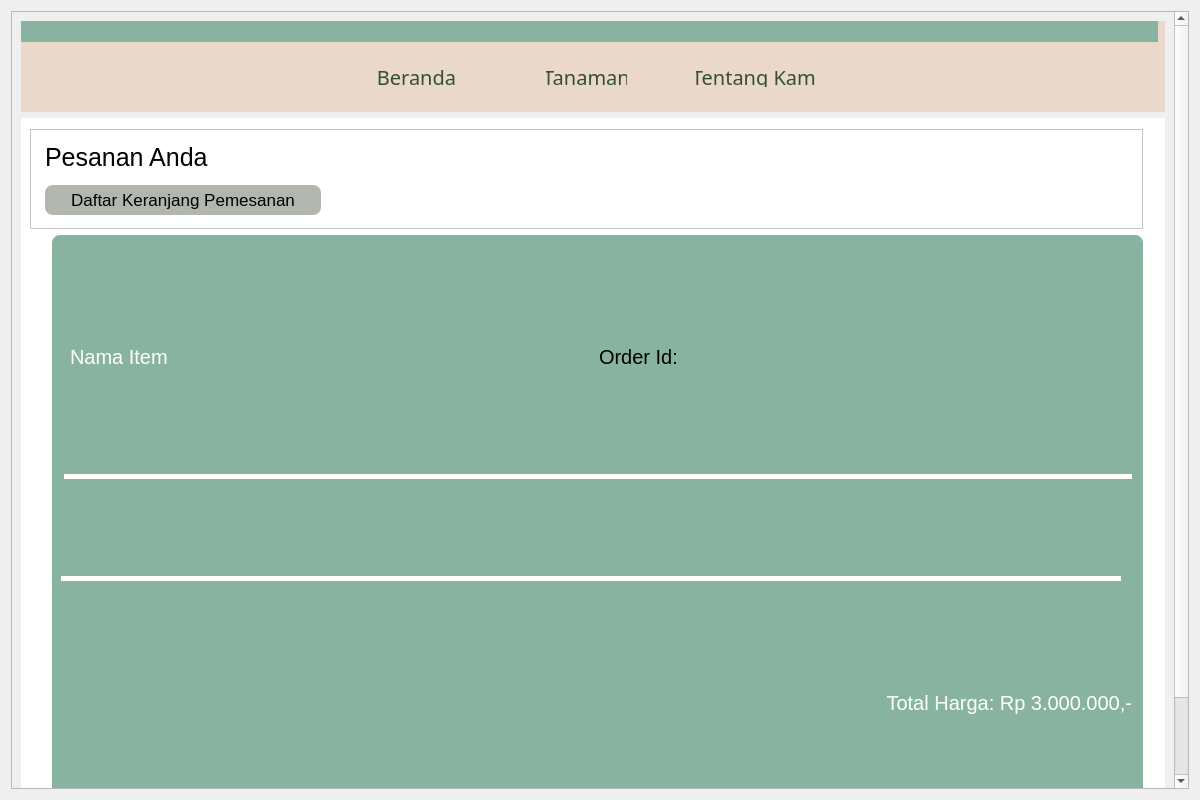
<?xml version="1.0" encoding="UTF-8"?>
<ui version="4.0">
 <class>Form</class>
 <widget class="QWidget" name="Form">
  <property name="geometry">
   <rect>
    <x>0</x>
    <y>0</y>
    <width>1200</width>
    <height>800</height>
   </rect>
  </property>
  <property name="minimumSize">
   <size>
    <width>1200</width>
    <height>800</height>
   </size>
  </property>
  <property name="windowTitle">
   <string>Form</string>
  </property>
  <layout class="QVBoxLayout" name="verticalLayout_2">
   <item>
    <widget class="QScrollArea" name="scrollArea">
     <property name="styleSheet">
      <string notr="true"/>
     </property>
     <property name="widgetResizable">
      <bool>true</bool>
     </property>
     <widget class="QWidget" name="scrollAreaWidgetContents">
      <property name="geometry">
       <rect>
        <x>0</x>
        <y>-48</y>
        <width>1159</width>
        <height>870</height>
       </rect>
      </property>
      <layout class="QVBoxLayout" name="verticalLayout">
       <item>
        <widget class="QFrame" name="navbar">
         <property name="minimumSize">
          <size>
           <width>0</width>
           <height>91</height>
          </size>
         </property>
         <property name="maximumSize">
          <size>
           <width>16777215</width>
           <height>91</height>
          </size>
         </property>
         <property name="styleSheet">
          <string notr="true">QFrame#navbar{
	background-color: rgb(234, 216, 202);
   
    border-style: outset;
    padding: 5px;
}</string>
         </property>
         <property name="frameShape">
          <enum>QFrame::StyledPanel</enum>
         </property>
         <property name="frameShadow">
          <enum>QFrame::Raised</enum>
         </property>
         <widget class="QPushButton" name="berandaButton">
          <property name="geometry">
           <rect>
            <x>350</x>
            <y>40</y>
            <width>91</width>
            <height>31</height>
           </rect>
          </property>
          <property name="font">
           <font>
            <family>Sansita</family>
            <pointsize>15</pointsize>
           </font>
          </property>
          <property name="styleSheet">
           <string notr="true">QPushButton {
    border: 0px solid #555;
    border-radius: 15px;
    border-style: outset;
    padding: 5px;
	color : rgb(53, 78, 59);
    background-color :  rgb(234, 216, 202);
    }

QPushButton:hover {
	color : white;
    }</string>
          </property>
          <property name="text">
           <string>Beranda</string>
          </property>
          <property name="checkable">
           <bool>false</bool>
          </property>
         </widget>
         <widget class="QPushButton" name="tanamanButton">
          <property name="geometry">
           <rect>
            <x>520</x>
            <y>40</y>
            <width>91</width>
            <height>31</height>
           </rect>
          </property>
          <property name="font">
           <font>
            <family>Sansita</family>
            <pointsize>15</pointsize>
           </font>
          </property>
          <property name="styleSheet">
           <string notr="true">QPushButton {
    border: 0px solid #555;
    border-radius: 15px;
    border-style: outset;
    padding: 5px;
	color :  rgb(53, 78, 59);
    background-color :  rgb(234, 216, 202);
    }

QPushButton:hover {
	color : white;
    }</string>
          </property>
          <property name="text">
           <string>Tanaman</string>
          </property>
          <property name="checkable">
           <bool>false</bool>
          </property>
         </widget>
         <widget class="QPushButton" name="aboutButton">
          <property name="geometry">
           <rect>
            <x>670</x>
            <y>40</y>
            <width>131</width>
            <height>31</height>
           </rect>
          </property>
          <property name="font">
           <font>
            <family>Sansita</family>
            <pointsize>15</pointsize>
           </font>
          </property>
          <property name="styleSheet">
           <string notr="true">QPushButton {
    border: 0px solid #555;
    border-radius: 15px;
    border-style: outset;
    padding: 5px;
	color : rgb(53, 78, 59);
    background-color :  rgb(234, 216, 202);
    }

QPushButton:hover {
	color : white;
    }</string>
          </property>
          <property name="text">
           <string>Tentang Kami</string>
          </property>
          <property name="checkable">
           <bool>false</bool>
          </property>
         </widget>
         <widget class="QLabel" name="search">
          <property name="geometry">
           <rect>
            <x>930</x>
            <y>40</y>
            <width>31</width>
            <height>31</height>
           </rect>
          </property>
          <property name="text">
           <string/>
          </property>
          <property name="pixmap">
           <pixmap>../../img/Search.png</pixmap>
          </property>
          <property name="scaledContents">
           <bool>true</bool>
          </property>
         </widget>
         <widget class="QLabel" name="account">
          <property name="geometry">
           <rect>
            <x>980</x>
            <y>35</y>
            <width>31</width>
            <height>41</height>
           </rect>
          </property>
          <property name="text">
           <string/>
          </property>
          <property name="pixmap">
           <pixmap>../../img/User.png</pixmap>
          </property>
          <property name="scaledContents">
           <bool>true</bool>
          </property>
         </widget>
         <widget class="QLabel" name="notification">
          <property name="geometry">
           <rect>
            <x>1030</x>
            <y>40</y>
            <width>31</width>
            <height>31</height>
           </rect>
          </property>
          <property name="text">
           <string/>
          </property>
          <property name="pixmap">
           <pixmap>../../img/Doorbell.png</pixmap>
          </property>
          <property name="scaledContents">
           <bool>true</bool>
          </property>
         </widget>
         <widget class="QLabel" name="keranjang">
          <property name="geometry">
           <rect>
            <x>1080</x>
            <y>30</y>
            <width>31</width>
            <height>51</height>
           </rect>
          </property>
          <property name="text">
           <string/>
          </property>
          <property name="pixmap">
           <pixmap>../../img/Shopping Cart.png</pixmap>
          </property>
          <property name="scaledContents">
           <bool>true</bool>
          </property>
         </widget>
         <widget class="QFrame" name="frame_2">
          <property name="geometry">
           <rect>
            <x>0</x>
            <y>0</y>
            <width>1137</width>
            <height>21</height>
           </rect>
          </property>
          <property name="styleSheet">
           <string notr="true">QFrame#frame_2{
	background-color: rgb(136, 179, 160);
   
    border-style: outset;
    padding: 5px;
}</string>
          </property>
          <property name="frameShape">
           <enum>QFrame::StyledPanel</enum>
          </property>
          <property name="frameShadow">
           <enum>QFrame::Raised</enum>
          </property>
         </widget>
        </widget>
       </item>
       <item>
        <widget class="QWidget" name="resizeParent" native="true">
         <property name="minimumSize">
          <size>
           <width>0</width>
           <height>750</height>
          </size>
         </property>
         <property name="autoFillBackground">
          <bool>false</bool>
         </property>
         <property name="styleSheet">
          <string notr="true">background:#FFFFFF;</string>
         </property>
         <layout class="QVBoxLayout" name="verticalLayout_3">
          <property name="topMargin">
           <number>11</number>
          </property>
          <property name="rightMargin">
           <number>22</number>
          </property>
          <property name="bottomMargin">
           <number>11</number>
          </property>
          <item>
           <widget class="QFrame" name="frame">
            <property name="maximumSize">
             <size>
              <width>16777215</width>
              <height>100</height>
             </size>
            </property>
            <property name="layoutDirection">
             <enum>Qt::LeftToRight</enum>
            </property>
            <property name="frameShape">
             <enum>QFrame::StyledPanel</enum>
            </property>
            <property name="frameShadow">
             <enum>QFrame::Raised</enum>
            </property>
            <layout class="QVBoxLayout" name="verticalLayout_4">
             <property name="leftMargin">
              <number>14</number>
             </property>
             <property name="topMargin">
              <number>5</number>
             </property>
             <item>
              <widget class="QLabel" name="label">
               <property name="maximumSize">
                <size>
                 <width>16777215</width>
                 <height>40</height>
                </size>
               </property>
               <property name="styleSheet">
                <string notr="true">/* Pesanan Anda */

position: absolute;
width: 170px;
height: 36px;
left: 74px;
top: 174px;

font-family: 'Sansita';
font-style: normal;
font-weight: 400;
font-size: 25px;
line-height: 36px;
/* identical to box height */

color: #000000;

</string>
               </property>
               <property name="text">
                <string>Pesanan Anda</string>
               </property>
              </widget>
             </item>
             <item>
              <widget class="QLabel" name="label_5">
               <property name="minimumSize">
                <size>
                 <width>275</width>
                 <height>30</height>
                </size>
               </property>
               <property name="maximumSize">
                <size>
                 <width>276</width>
                 <height>30</height>
                </size>
               </property>
               <property name="layoutDirection">
                <enum>Qt::LeftToRight</enum>
               </property>
               <property name="styleSheet">
                <string notr="true">/* Rectangle 3 */

position: absolute;
width: 342px;
height: 25px;
left: 80px;
top: 227px;

background: #B1B6AF;
border-radius: 8px;


/* Daftar Keranjang Pemesanan */

position: absolute;
width: 236px;
height: 24px;
left: 144px;
top: 228px;

font-family: 'Sansita';
font-style: normal;
font-weight: 400;
font-size: 17px;
line-height: 24px;
/* identical to box height */

color: #000000;</string>
               </property>
               <property name="text">
                <string>Daftar Keranjang Pemesanan</string>
               </property>
               <property name="scaledContents">
                <bool>false</bool>
               </property>
               <property name="alignment">
                <set>Qt::AlignCenter</set>
               </property>
              </widget>
             </item>
            </layout>
           </widget>
          </item>
          <item>
           <widget class="QFrame" name="frame_7">
            <property name="minimumSize">
             <size>
              <width>100</width>
              <height>100</height>
             </size>
            </property>
            <property name="maximumSize">
             <size>
              <width>1091</width>
              <height>16777215</height>
             </size>
            </property>
            <property name="layoutDirection">
             <enum>Qt::RightToLeft</enum>
            </property>
            <property name="styleSheet">
             <string notr="true">/* Frame 4 */

position: absolute;
width: 1291px;
height: 673px;
left: 74px;
top: 269px;

background: #88B3A0;
border-radius: 8px;


</string>
            </property>
            <property name="frameShape">
             <enum>QFrame::StyledPanel</enum>
            </property>
            <property name="frameShadow">
             <enum>QFrame::Raised</enum>
            </property>
            <layout class="QVBoxLayout" name="verticalLayout_13">
             <property name="topMargin">
              <number>11</number>
             </property>
             <property name="rightMargin">
              <number>11</number>
             </property>
             <property name="bottomMargin">
              <number>0</number>
             </property>
             <item>
              <widget class="QWidget" name="namaKeranjang" native="true">
               <property name="minimumSize">
                <size>
                 <width>0</width>
                 <height>40</height>
                </size>
               </property>
               <property name="maximumSize">
                <size>
                 <width>16777215</width>
                 <height>40</height>
                </size>
               </property>
               <layout class="QHBoxLayout" name="horizontalLayout_6">
                <item>
                 <widget class="QLabel" name="orderId">
                  <property name="maximumSize">
                   <size>
                    <width>1000</width>
                    <height>16777215</height>
                   </size>
                  </property>
                  <property name="baseSize">
                   <size>
                    <width>10000</width>
                    <height>0</height>
                   </size>
                  </property>
                  <property name="styleSheet">
                   <string notr="true">/* Order ID : XXXXXXX */

position: absolute;
width: 151px;
height: 24px;
left: 1104px;
top: 16px;

font-family: 'Sansita';
font-style: normal;
font-weight: 400;
font-size: 20px;
line-height: 24px;
/* identical to box height */

color: #000000;

</string>
                  </property>
                  <property name="text">
                   <string>Order Id: </string>
                  </property>
                 </widget>
                </item>
                <item>
                 <widget class="QLabel" name="namaItem">
                  <property name="styleSheet">
                   <string notr="true">/* Order ID : XXXXXXX */

position: absolute;
width: 151px;
height: 24px;
left: 1104px;
top: 16px;

font-family: 'Sansita';
font-style: normal;
font-weight: 400;
font-size: 20px;
line-height: 24px;
/* identical to box height */

color: #FFFFFF;

</string>
                  </property>
                  <property name="text">
                   <string>Nama Item</string>
                  </property>
                 </widget>
                </item>
               </layout>
              </widget>
             </item>
             <item>
              <widget class="Line" name="line">
               <property name="minimumSize">
                <size>
                 <width>1068</width>
                 <height>0</height>
                </size>
               </property>
               <property name="maximumSize">
                <size>
                 <width>1068</width>
                 <height>5</height>
                </size>
               </property>
               <property name="styleSheet">
                <string notr="true">/* Line 1 */

position: absolute;
width: 1240px;
height: 0px;
left: 25px;
top: 20px;
background-color: rgb(255, 255, 255);
</string>
               </property>
               <property name="orientation">
                <enum>Qt::Horizontal</enum>
               </property>
              </widget>
             </item>
             <item>
              <layout class="QVBoxLayout" name="itemsKeranjang"/>
             </item>
             <item>
              <widget class="Line" name="line_2">
               <property name="maximumSize">
                <size>
                 <width>1060</width>
                 <height>5</height>
                </size>
               </property>
               <property name="layoutDirection">
                <enum>Qt::LeftToRight</enum>
               </property>
               <property name="styleSheet">
                <string notr="true">/* Line 1 */

position: absolute;
width: 1240px;
height: 0px;
left: 25px;
top: 20px;
background-color: rgb(255, 255, 255);
</string>
               </property>
               <property name="orientation">
                <enum>Qt::Horizontal</enum>
               </property>
              </widget>
             </item>
             <item>
              <widget class="QLabel" name="totalHarga">
               <property name="minimumSize">
                <size>
                 <width>0</width>
                 <height>50</height>
                </size>
               </property>
               <property name="maximumSize">
                <size>
                 <width>16777215</width>
                 <height>50</height>
                </size>
               </property>
               <property name="layoutDirection">
                <enum>Qt::RightToLeft</enum>
               </property>
               <property name="styleSheet">
                <string notr="true">/* Order ID : XXXXXXX */

position: absolute;
width: 151px;
height: 24px;
left: 1104px;
top: 16px;

font-family: 'Sansita';
font-style: normal;
font-weight: 400;
font-size: 20px;
line-height: 24px;
/* identical to box height */

color: #FFFFFF;

</string>
               </property>
               <property name="text">
                <string>Total Harga: Rp 3.000.000,-</string>
               </property>
               <property name="alignment">
                <set>Qt::AlignRight|Qt::AlignTrailing|Qt::AlignVCenter</set>
               </property>
              </widget>
             </item>
            </layout>
           </widget>
          </item>
          <item>
           <widget class="QPushButton" name="konfirmasiPengajuan">
            <property name="minimumSize">
             <size>
              <width>344</width>
              <height>30</height>
             </size>
            </property>
            <property name="maximumSize">
             <size>
              <width>344</width>
              <height>30</height>
             </size>
            </property>
            <property name="layoutDirection">
             <enum>Qt::RightToLeft</enum>
            </property>
            <property name="styleSheet">
             <string notr="true">/* Frame 4 */
QPushButton {
position: absolute;
width: 351px;
height: 45px;
left: 1014px;
top: 976px;

background: #769D8A;
border-radius: 8px;


/* Konfirmasi Pengajuan Penyewaan */

position: absolute;
width: 273px;
height: 24px;
left: 39px;
top: 11px;

font-family: 'Sansita';
font-style: normal;
font-weight: 400;
font-size: 20px;
line-height: 24px;
/* identical to box height */

color: #FFFFFF;
}

QPushButton:hover {
	color : black;
}

</string>
            </property>
            <property name="text">
             <string>KonfirmasiPengajuanSewa</string>
            </property>
            <property name="default">
             <bool>false</bool>
            </property>
           </widget>
          </item>
         </layout>
        </widget>
       </item>
      </layout>
     </widget>
    </widget>
   </item>
  </layout>
 </widget>
 <resources/>
 <connections/>
</ui>
